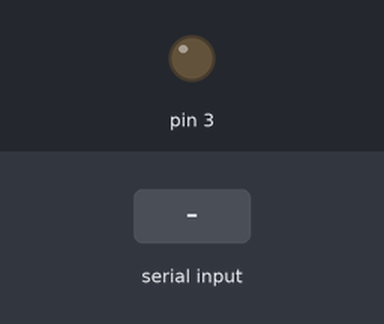
A sketch run on a simulated Arduino Uno, built with avr-gcc and run on an emulated ATmega328P. Shown: output pins drawn as LEDs (lit = HIGH). The test bench sets the inputs (shaded band). What the sketch prints to the serial monitor is not drawn.

Above: at 1.2 s.
1.3 s: "1" received over Serial
At 3.1 s:
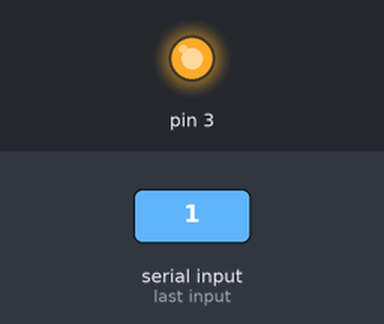
Timing chart, 0 to 4.8 s (numbered marks = the images above; inputs shaded):
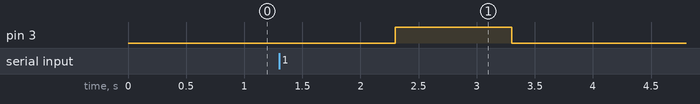

The sketch:

Arduino_G-1-G---G_Drifting_Laser_Continous_Light.ino
```cpp
void setup() {
  // put your setup code here, to run once:
  Serial.begin(9600);
  pinMode(3,OUTPUT);
}

void loop() {
  // put your main code here, to run repeatedly:
    if (Serial.available()>0){
      if (Serial.read()=='1'){
          //delay(2700); //the amount of time the light is off (milliseconds)
          delay(1000);
          digitalWrite(3,HIGH);
          //delay(1800000);
          delay(1000);//1800000 for 30min continuous laser
          digitalWrite(3,LOW);
          delay(500);
          Serial.write('2');//Just a number that closes the loop, clears the serial port of '1'
        }
        else{
          Serial.write('3');
        }
      }
  }
```

Measured:
- after the input at 1.3 s, pin 3: LOW → HIGH after 1.0 s, → LOW 1.0 s later
